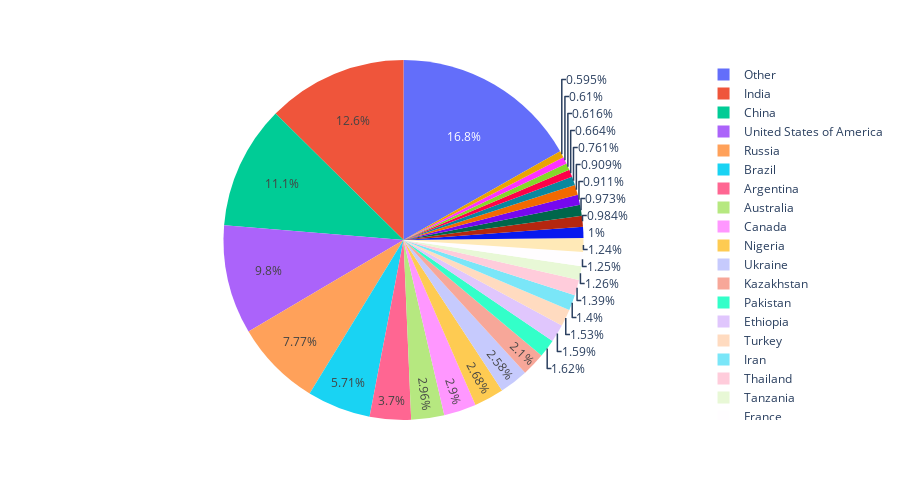

Write notebook code for a chart like this one.
### Code cell
geemap.pie_chart(
    'data/esa_2021_country.csv', names='NAME', values='Class_40', max_rows=30, height=500
)

### Figure 1 — Plotly figure (JSON) as saved in the notebook; plotly's stock layout.template omitted (floating-point values rounded to 4 significant figures; data arrays with more than 128 entries replaced by an {"elided": "..."} marker saying what was removed)
{"data": [{"domain": {"x": [0, 1], "y": [0, 1]}, "hovertemplate": "NAME=%{label}<br>Class_40=%{value}<extra></extra>", "labels": {"elided": "176 str values"}, "legendgroup": "", "name": "", "showlegend": true, "type": "pie", "values": {"elided": "176 int values"}}], "layout": {"height": 500, "legend": {"tracegroupgap": 0}, "margin": {"t": 60}}}
